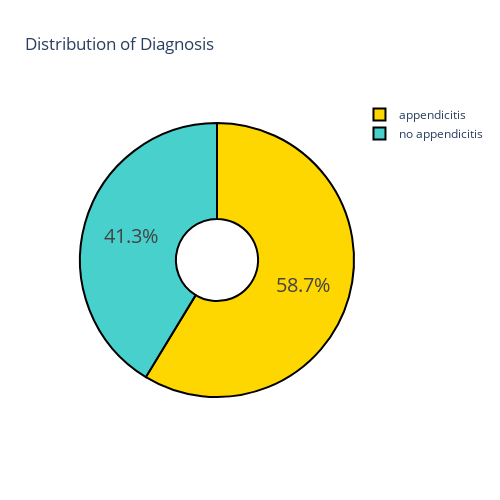

The code cell stored with this chart in its notebook:
### Code cell
# Get value counts for Diagnosis
import plotly.graph_objects as go
diagnosis_counts = df['Diagnosis'].value_counts()

# Extract labels and values
labels = diagnosis_counts.index.tolist()
values = diagnosis_counts.values.tolist()
colors = ['gold', 'mediumturquoise']

# Create the pie chart
fig = go.Figure(data=[go.Pie(labels=labels, values=values, hole=.3)])
fig.update_traces(hoverinfo='label+percent', textinfo='percent', textfont_size=20,
                  marker=dict(colors=colors, line=dict(color='#000000', width=2)))
fig.update_layout(title_text="Distribution of Diagnosis",width=500,height=500 )
fig.show()

### Figure 1 — Plotly figure (JSON) as saved in the notebook; plotly's stock layout.template omitted (floating-point values rounded to 4 significant figures)
{"data": [{"hole": 0.3, "hoverinfo": "label+percent", "labels": ["appendicitis", "no appendicitis"], "marker": {"colors": ["gold", "mediumturquoise"], "line": {"color": "#000000", "width": 2}}, "textfont": {"size": 20}, "textinfo": "percent", "type": "pie", "values": [429, 302]}], "layout": {"height": 500, "title": {"text": "Distribution of Diagnosis"}, "width": 500}}
